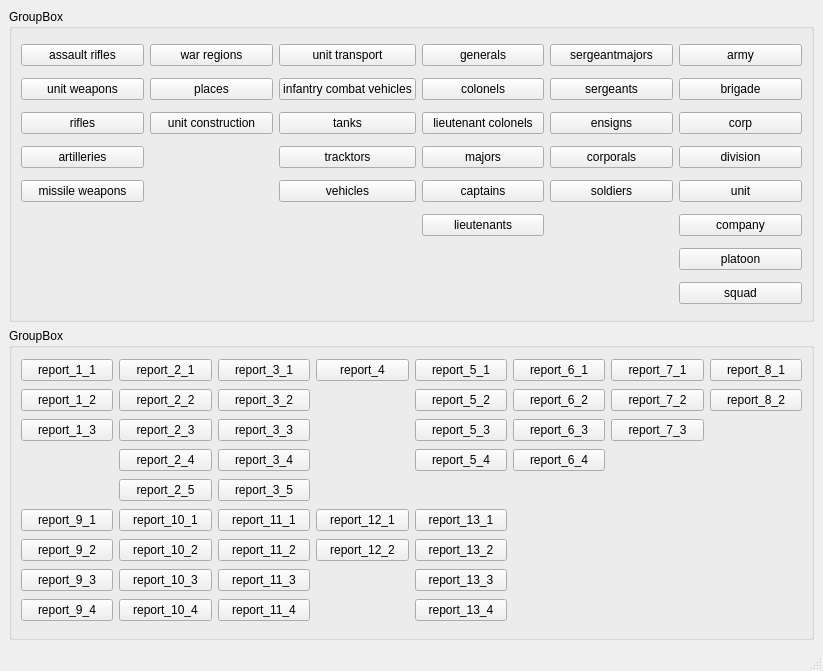
<?xml version="1.0" encoding="UTF-8"?>
<ui version="4.0">
 <class>WarDBWindow</class>
 <widget class="QMainWindow" name="WarDBWindow">
  <property name="geometry">
   <rect>
    <x>0</x>
    <y>0</y>
    <width>823</width>
    <height>671</height>
   </rect>
  </property>
  <property name="windowTitle">
   <string>WarDBWindow</string>
  </property>
  <widget class="QWidget" name="centralwidget">
   <layout class="QVBoxLayout" name="verticalLayout">
    <item>
     <widget class="QGroupBox" name="groupBox">
      <property name="title">
       <string>GroupBox</string>
      </property>
      <layout class="QGridLayout" name="gridLayout">
       <item row="2" column="3">
        <widget class="QPushButton" name="lieutenant_colonels">
         <property name="text">
          <string>lieutenant colonels</string>
         </property>
        </widget>
       </item>
       <item row="1" column="4">
        <widget class="QPushButton" name="sergeants">
         <property name="text">
          <string>sergeants</string>
         </property>
        </widget>
       </item>
       <item row="3" column="4">
        <widget class="QPushButton" name="corporals">
         <property name="text">
          <string>corporals</string>
         </property>
        </widget>
       </item>
       <item row="5" column="5">
        <widget class="QPushButton" name="company">
         <property name="text">
          <string>company</string>
         </property>
        </widget>
       </item>
       <item row="6" column="5">
        <widget class="QPushButton" name="pushButton_3">
         <property name="text">
          <string>platoon</string>
         </property>
        </widget>
       </item>
       <item row="1" column="2">
        <widget class="QPushButton" name="infantry_combat_vehicles">
         <property name="text">
          <string>infantry combat vehicles</string>
         </property>
        </widget>
       </item>
       <item row="0" column="3">
        <widget class="QPushButton" name="generals">
         <property name="text">
          <string>generals</string>
         </property>
        </widget>
       </item>
       <item row="2" column="4">
        <widget class="QPushButton" name="ensigns">
         <property name="text">
          <string>ensigns</string>
         </property>
        </widget>
       </item>
       <item row="2" column="0">
        <widget class="QPushButton" name="rifles">
         <property name="text">
          <string>rifles</string>
         </property>
        </widget>
       </item>
       <item row="3" column="5">
        <widget class="QPushButton" name="division">
         <property name="text">
          <string>division</string>
         </property>
        </widget>
       </item>
       <item row="0" column="1">
        <widget class="QPushButton" name="war_regions">
         <property name="text">
          <string>war regions</string>
         </property>
        </widget>
       </item>
       <item row="4" column="4">
        <widget class="QPushButton" name="pushButton_9">
         <property name="text">
          <string>soldiers</string>
         </property>
        </widget>
       </item>
       <item row="4" column="5">
        <widget class="QPushButton" name="unit">
         <property name="text">
          <string>unit</string>
         </property>
        </widget>
       </item>
       <item row="2" column="5">
        <widget class="QPushButton" name="corp">
         <property name="text">
          <string>corp</string>
         </property>
        </widget>
       </item>
       <item row="0" column="0">
        <widget class="QPushButton" name="table_assault_rifles">
         <property name="text">
          <string>assault rifles</string>
         </property>
        </widget>
       </item>
       <item row="0" column="4">
        <widget class="QPushButton" name="sergeantmajors">
         <property name="text">
          <string>sergeantmajors</string>
         </property>
        </widget>
       </item>
       <item row="5" column="3">
        <widget class="QPushButton" name="lieutenants">
         <property name="text">
          <string>lieutenants</string>
         </property>
        </widget>
       </item>
       <item row="2" column="2">
        <widget class="QPushButton" name="tanks">
         <property name="text">
          <string>tanks</string>
         </property>
        </widget>
       </item>
       <item row="0" column="2">
        <widget class="QPushButton" name="unit_transport">
         <property name="text">
          <string>unit transport</string>
         </property>
        </widget>
       </item>
       <item row="4" column="3">
        <widget class="QPushButton" name="captains">
         <property name="text">
          <string>captains</string>
         </property>
        </widget>
       </item>
       <item row="4" column="0">
        <widget class="QPushButton" name="missile_weapons">
         <property name="text">
          <string>missile weapons</string>
         </property>
        </widget>
       </item>
       <item row="3" column="3">
        <widget class="QPushButton" name="majors">
         <property name="text">
          <string>majors</string>
         </property>
        </widget>
       </item>
       <item row="1" column="0">
        <widget class="QPushButton" name="unit_weapons">
         <property name="text">
          <string>unit weapons</string>
         </property>
        </widget>
       </item>
       <item row="3" column="0">
        <widget class="QPushButton" name="artilleries">
         <property name="text">
          <string>artilleries</string>
         </property>
        </widget>
       </item>
       <item row="1" column="1">
        <widget class="QPushButton" name="places">
         <property name="text">
          <string>places</string>
         </property>
        </widget>
       </item>
       <item row="4" column="2">
        <widget class="QPushButton" name="vehicles">
         <property name="text">
          <string>vehicles</string>
         </property>
        </widget>
       </item>
       <item row="2" column="1">
        <widget class="QPushButton" name="unit_construction">
         <property name="text">
          <string>unit construction</string>
         </property>
        </widget>
       </item>
       <item row="3" column="2">
        <widget class="QPushButton" name="tracktors">
         <property name="text">
          <string>tracktors</string>
         </property>
        </widget>
       </item>
       <item row="0" column="5">
        <widget class="QPushButton" name="army">
         <property name="text">
          <string>army</string>
         </property>
        </widget>
       </item>
       <item row="1" column="3">
        <widget class="QPushButton" name="colonels">
         <property name="text">
          <string>colonels</string>
         </property>
        </widget>
       </item>
       <item row="1" column="5">
        <widget class="QPushButton" name="brigade">
         <property name="text">
          <string>brigade</string>
         </property>
        </widget>
       </item>
       <item row="7" column="5">
        <widget class="QPushButton" name="squad">
         <property name="text">
          <string>squad</string>
         </property>
        </widget>
       </item>
      </layout>
     </widget>
    </item>
    <item>
     <widget class="QGroupBox" name="groupBox_2">
      <property name="title">
       <string>GroupBox</string>
      </property>
      <layout class="QGridLayout" name="gridLayout_2">
       <item row="1" column="6">
        <widget class="QPushButton" name="report_7_2">
         <property name="text">
          <string>report_7_2</string>
         </property>
        </widget>
       </item>
       <item row="3" column="4">
        <widget class="QPushButton" name="report_5_4">
         <property name="text">
          <string>report_5_4</string>
         </property>
        </widget>
       </item>
       <item row="2" column="2">
        <widget class="QPushButton" name="report_3_3">
         <property name="text">
          <string>report_3_3</string>
         </property>
        </widget>
       </item>
       <item row="0" column="4">
        <widget class="QPushButton" name="report_5_1">
         <property name="text">
          <string>report_5_1</string>
         </property>
        </widget>
       </item>
       <item row="3" column="2">
        <widget class="QPushButton" name="report_3_4">
         <property name="text">
          <string>report_3_4</string>
         </property>
        </widget>
       </item>
       <item row="3" column="5">
        <widget class="QPushButton" name="report_6_4">
         <property name="text">
          <string>report_6_4</string>
         </property>
        </widget>
       </item>
       <item row="5" column="0">
        <widget class="QPushButton" name="report_9_1">
         <property name="text">
          <string>report_9_1</string>
         </property>
        </widget>
       </item>
       <item row="0" column="2">
        <widget class="QPushButton" name="report_3_1">
         <property name="text">
          <string>report_3_1</string>
         </property>
        </widget>
       </item>
       <item row="0" column="6">
        <widget class="QPushButton" name="report_7_1">
         <property name="text">
          <string>report_7_1</string>
         </property>
        </widget>
       </item>
       <item row="4" column="2">
        <widget class="QPushButton" name="report_3_5">
         <property name="text">
          <string>report_3_5</string>
         </property>
        </widget>
       </item>
       <item row="2" column="4">
        <widget class="QPushButton" name="report_5_3">
         <property name="text">
          <string>report_5_3</string>
         </property>
        </widget>
       </item>
       <item row="1" column="4">
        <widget class="QPushButton" name="report_5_2">
         <property name="text">
          <string>report_5_2</string>
         </property>
        </widget>
       </item>
       <item row="2" column="6">
        <widget class="QPushButton" name="report_7_3">
         <property name="text">
          <string>report_7_3</string>
         </property>
        </widget>
       </item>
       <item row="0" column="5">
        <widget class="QPushButton" name="report_6_1">
         <property name="text">
          <string>report_6_1</string>
         </property>
        </widget>
       </item>
       <item row="1" column="5">
        <widget class="QPushButton" name="report_6_2">
         <property name="text">
          <string>report_6_2</string>
         </property>
        </widget>
       </item>
       <item row="1" column="1">
        <widget class="QPushButton" name="report_2_2">
         <property name="text">
          <string>report_2_2</string>
         </property>
        </widget>
       </item>
       <item row="1" column="7">
        <widget class="QPushButton" name="report_8_2">
         <property name="text">
          <string>report_8_2</string>
         </property>
        </widget>
       </item>
       <item row="7" column="0">
        <widget class="QPushButton" name="report_9_3">
         <property name="text">
          <string>report_9_3</string>
         </property>
        </widget>
       </item>
       <item row="0" column="1">
        <widget class="QPushButton" name="pushButton">
         <property name="text">
          <string>report_2_1</string>
         </property>
        </widget>
       </item>
       <item row="1" column="2">
        <widget class="QPushButton" name="report_3_2">
         <property name="text">
          <string>report_3_2</string>
         </property>
        </widget>
       </item>
       <item row="2" column="0">
        <widget class="QPushButton" name="report_1_3">
         <property name="toolTip">
          <string>Получить перечень всех частей дивизии, корпуса, бригады и их командиров.</string>
         </property>
         <property name="text">
          <string>report_1_3</string>
         </property>
        </widget>
       </item>
       <item row="3" column="1">
        <widget class="QPushButton" name="report_2_4">
         <property name="text">
          <string>report_2_4</string>
         </property>
        </widget>
       </item>
       <item row="0" column="0">
        <widget class="QPushButton" name="report_1_1">
         <property name="toolTip">
          <string>Получить перечень всех частей военного округа и их командиров</string>
         </property>
         <property name="text">
          <string>report_1_1</string>
         </property>
        </widget>
       </item>
       <item row="6" column="0">
        <widget class="QPushButton" name="report_9_2">
         <property name="text">
          <string>report_9_2</string>
         </property>
        </widget>
       </item>
       <item row="4" column="1">
        <widget class="QPushButton" name="report_2_5">
         <property name="text">
          <string>report_2_5</string>
         </property>
        </widget>
       </item>
       <item row="2" column="1">
        <widget class="QPushButton" name="report_2_3">
         <property name="text">
          <string>report_2_3</string>
         </property>
        </widget>
       </item>
       <item row="0" column="3">
        <widget class="QPushButton" name="report_4">
         <property name="text">
          <string>report_4</string>
         </property>
        </widget>
       </item>
       <item row="2" column="5">
        <widget class="QPushButton" name="report_6_3">
         <property name="text">
          <string>report_6_3</string>
         </property>
        </widget>
       </item>
       <item row="0" column="7">
        <widget class="QPushButton" name="report_8_1">
         <property name="text">
          <string>report_8_1</string>
         </property>
        </widget>
       </item>
       <item row="1" column="0">
        <widget class="QPushButton" name="report_1_2">
         <property name="toolTip">
          <string>Получить перечень всех частей указанной арми и их командиров</string>
         </property>
         <property name="text">
          <string>report_1_2</string>
         </property>
        </widget>
       </item>
       <item row="8" column="0">
        <widget class="QPushButton" name="report_9_4">
         <property name="text">
          <string>report_9_4</string>
         </property>
        </widget>
       </item>
       <item row="5" column="1">
        <widget class="QPushButton" name="report_10_1">
         <property name="text">
          <string>report_10_1</string>
         </property>
        </widget>
       </item>
       <item row="6" column="1">
        <widget class="QPushButton" name="report_10_2">
         <property name="text">
          <string>report_10_2</string>
         </property>
        </widget>
       </item>
       <item row="7" column="1">
        <widget class="QPushButton" name="report_10_3">
         <property name="text">
          <string>report_10_3</string>
         </property>
        </widget>
       </item>
       <item row="8" column="1">
        <widget class="QPushButton" name="report_10_4">
         <property name="text">
          <string>report_10_4</string>
         </property>
        </widget>
       </item>
       <item row="5" column="2">
        <widget class="QPushButton" name="report_11_1">
         <property name="text">
          <string>report_11_1</string>
         </property>
        </widget>
       </item>
       <item row="6" column="2">
        <widget class="QPushButton" name="report_11_2">
         <property name="text">
          <string>report_11_2</string>
         </property>
        </widget>
       </item>
       <item row="7" column="2">
        <widget class="QPushButton" name="report_11_3">
         <property name="text">
          <string>report_11_3</string>
         </property>
        </widget>
       </item>
       <item row="8" column="2">
        <widget class="QPushButton" name="report_11_4">
         <property name="text">
          <string>report_11_4</string>
         </property>
        </widget>
       </item>
       <item row="5" column="3">
        <widget class="QPushButton" name="report_12_1">
         <property name="text">
          <string>report_12_1</string>
         </property>
        </widget>
       </item>
       <item row="6" column="3">
        <widget class="QPushButton" name="report_12_2">
         <property name="text">
          <string>report_12_2</string>
         </property>
        </widget>
       </item>
       <item row="5" column="4">
        <widget class="QPushButton" name="report_13_1">
         <property name="text">
          <string>report_13_1</string>
         </property>
        </widget>
       </item>
       <item row="6" column="4">
        <widget class="QPushButton" name="report_13_2">
         <property name="text">
          <string>report_13_2</string>
         </property>
        </widget>
       </item>
       <item row="7" column="4">
        <widget class="QPushButton" name="report_13_3">
         <property name="text">
          <string>report_13_3</string>
         </property>
        </widget>
       </item>
       <item row="8" column="4">
        <widget class="QPushButton" name="report_13_4">
         <property name="text">
          <string>report_13_4</string>
         </property>
        </widget>
       </item>
      </layout>
      <zorder>report_3_4</zorder>
      <zorder>report_1_1</zorder>
      <zorder>report_1_2</zorder>
      <zorder>report_1_3</zorder>
      <zorder>pushButton</zorder>
      <zorder>report_2_2</zorder>
      <zorder>report_2_3</zorder>
      <zorder>report_2_4</zorder>
      <zorder>report_2_5</zorder>
      <zorder>report_3_1</zorder>
      <zorder>report_3_2</zorder>
      <zorder>report_3_3</zorder>
      <zorder>report_3_5</zorder>
      <zorder>report_4</zorder>
      <zorder>report_5_1</zorder>
      <zorder>report_5_2</zorder>
      <zorder>report_5_3</zorder>
      <zorder>report_5_4</zorder>
      <zorder>report_6_1</zorder>
      <zorder>report_6_2</zorder>
      <zorder>report_6_3</zorder>
      <zorder>report_6_4</zorder>
      <zorder>report_7_1</zorder>
      <zorder>report_7_2</zorder>
      <zorder>report_7_3</zorder>
      <zorder>report_8_1</zorder>
      <zorder>report_8_2</zorder>
      <zorder>report_9_1</zorder>
      <zorder>report_9_2</zorder>
      <zorder>report_9_3</zorder>
      <zorder>report_9_4</zorder>
      <zorder>report_10_1</zorder>
      <zorder>report_10_2</zorder>
      <zorder>report_10_3</zorder>
      <zorder>report_10_4</zorder>
      <zorder>report_11_1</zorder>
      <zorder>report_11_2</zorder>
      <zorder>report_11_3</zorder>
      <zorder>report_11_4</zorder>
      <zorder>report_12_1</zorder>
      <zorder>report_12_2</zorder>
      <zorder>report_13_1</zorder>
      <zorder>report_13_2</zorder>
      <zorder>report_13_3</zorder>
      <zorder>report_13_4</zorder>
     </widget>
    </item>
   </layout>
  </widget>
  <widget class="QMenuBar" name="menubar">
   <property name="geometry">
    <rect>
     <x>0</x>
     <y>0</y>
     <width>823</width>
     <height>22</height>
    </rect>
   </property>
  </widget>
  <widget class="QStatusBar" name="statusbar"/>
 </widget>
 <resources/>
 <connections/>
</ui>
